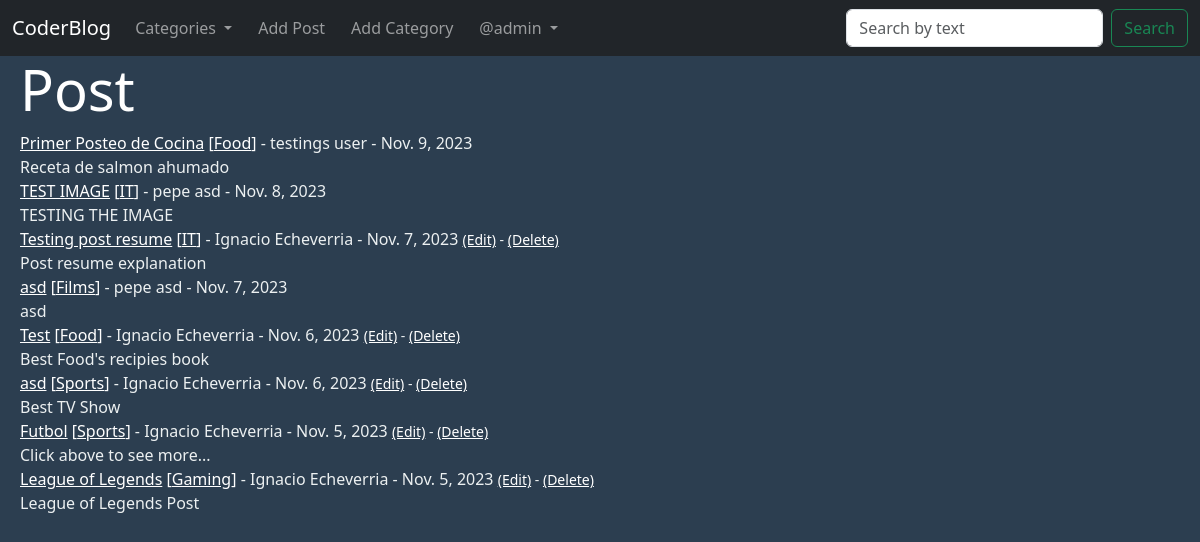
The app's page / (signed in) with its own data.
### theblog/models.py (models this page shows, shortened)
class UserProfile(models.Model):
    user=models.OneToOneField(User,null=True, on_delete=models.CASCADE)
    bio=models.TextField()
    profile_pic=models.ImageField(null=True,blank=True,upload_to="images/profile/")
    facebook_url=models.CharField(max_length=256,null=True,blank=True)
    instagram_url=models.CharField(max_length=256,null=True,blank=True)
    linkedin_url=models.CharField(max_length=256,null=True,blank=True)

class Post(models.Model):
    title=models.CharField(max_length=256)
    header_image=models.ImageField(null=True,blank=True,upload_to="images/")
    title_tag=models.CharField(max_length=256)
    author=models.ForeignKey(User,on_delete=models.CASCADE)
    body=RichTextField(blank=True, null=True)
    post_date=models.DateField(auto_now_add=True)
    category=models.CharField(max_length=256, default='uncategorized')
    likes=models.ManyToManyField(User,related_name="blog_posts")
    post_resume=models.CharField(max_length=256)

### theblog/views.py (the view)
# urls.py: path("",HomeView.as_view(),name="home"),
class HomeView(ListView):
    model = Post
    template_name = 'home.html'
    context_object_name = 'posts'
    ordering = ['-post_date']
    def get_queryset(self):
        search_query = self.request.GET.get('query', '')
        if search_query:
            queryset = Post.objects.filter(
                Q(title__icontains=search_query) |
                Q(body__icontains=search_query)
            ).order_by('-post_date').distinct()
        else:
            queryset = Post.objects.all().order_by('-post_date')
        return queryset
    def get_context_data(self, *args, **kwargs):
        cat_menu = Category.objects.all()
        search_query = self.request.GET.get('query', '')
        context = super(HomeView, self).get_context_data(*args, **kwargs)
        context["cat_menu"] = cat_menu
        context["search_query"] = search_query
        return context

### theblog/models.py (called while the page is built)
    def __str__(self):
        return self.name

### theblog/templates/home.html (shortened to what this page needs)
{%extends 'base.html'%}
{% block content %}
{% if user.is_authenticated %}
    <h1>Post</h1>
    <ul>
    {% for post in object_list %}
        <li><a href="{% url 'article_details' post.pk %}">{{post.title}}</a> <a href="{% url 'category' post.category|slugify %}">[{{post.category}}]</a>
            - {{post.author.first_name}} {{post.author.last_name}} - {{post.post_date}}
            <small>
                {% if user.is_authenticated %}
                    {% if user.id == post.author.id %}
                        <a href="{% url 'update_post' post.pk %}">(Edit)</a> -
                        <a href="{% url 'delete_post' post.pk %}">(Delete)</a>
                    {% endif %}
                {% endif %}
            </small>
        <br/>
        {{post.post_resume|safe}}</li>
    {% endfor %}
    </ul>
{% endif %}
{%endblock%}

### theblog/templates/base.html (shortened to what this page needs)
<!doctype html>
<html lang="en">
  <head>
    <link href="https://cdn.jsdelivr.net/npm/bootstrap@5.3.2/dist/css/bootstrap.min.css" rel="stylesheet">
  </head>
  <body>
    <nav class="navbar navbar-expand-lg navbar-dark bg-dark container-fluid">
        <div class="container-fluid">
          <a class="navbar-brand" href="{%url 'home'%}">CoderBlog</a>
          <div class="collapse navbar-collapse" id="navbarSupportedContent">
            <ul class="navbar-nav me-auto mb-2 mb-lg-0">
              {% if user.is_authenticated %}
                {%if cat_menu %}
                  <li class="nav-item dropdown">
                    <a class="nav-link dropdown-toggle" href="#" role="button" data-bs-toggle="dropdown" aria-expanded="false">
                      Categories
                    </a>
                  </li>
                {% endif %}
                <li class="nav-item">
                  <a class="nav-link" href="{%url 'add_post' %}">Add Post</a>
                </li>
                {% if user.is_superuser%}
                <li class="nav-item">
                  <a class="nav-link" href="{%url 'add_category' %}">Add Category</a>
                </li>
                {%endif%}
                <li class="nav-item dropdown">
                  <a class="nav-link dropdown-toggle" href="#" role="button" data-bs-toggle="dropdown" aria-expanded="false">
                    @{{user.userprofile.user}}
                  </a>
                </li>
                </ul>
                <form class="d-flex" method="GET" action="{% url 'home' %}">
                  <input class="form-control me-2" type="search" placeholder="Search by text" aria-label="Search" name="query" value="{{ search_query }}">
                  <button class="btn btn-outline-success d-flex" type="submit">Search</button>
                </form>
              {% endif %}
          </div>
        </div>
      </nav>
    <div style="margin-left: 20px;">
      {% block content %}
      {%endblock content%}
    </div>
  </body>
</html>

### theblog/templates/base.html (style rules this page uses)
body { background-color: #2c3e50; color: #ecf0f1; }
h1 { color: #ffffff; font-size: 3.5em; }
li a { color: #ffffff; }

### theblog/templates/home.html (style rules this page uses)
body { background-color: #2c3e50; color: #ecf0f1; }
h1 { color: #ffffff; font-size: 3.5em; }
ul { list-style: none; padding: 0; margin: 0; }
li { margin-right: 10px; }
li a { color: #ffffff; }

### records on screen
Post: title "Primer Posteo de Cocina", category "Food", author.first_name "testings", author.last_name "user", post_date "Nov. 9, 2023", post_resume "Receta de salmon ahumado"
Post: title "TEST IMAGE", category "IT", author.first_name "pepe", author.last_name "asd", post_date "Nov. 8, 2023", post_resume "TESTING THE IMAGE"
Post: title "Testing post resume", category "IT", author.first_name "Ignacio", author.last_name "Echeverria", post_date "Nov. 7, 2023", shows "(Edit)", post_resume "Post resume explanation"
Post: title "asd", category "Films", author.first_name "pepe", author.last_name "asd", post_date "Nov. 7, 2023", post_resume "asd"
Post: title "Test", category "Food", author.first_name "Ignacio", author.last_name "Echeverria", post_date "Nov. 6, 2023", shows "(Edit)", post_resume "Best Food's recipies book"
Post: title "asd", category "Sports", author.first_name "Ignacio", author.last_name "Echeverria", post_date "Nov. 6, 2023", shows "(Edit)", post_resume "Best TV Show"
Post: title "Futbol", category "Sports", author.first_name "Ignacio", author.last_name "Echeverria", post_date "Nov. 5, 2023", shows "(Edit)", post_resume "Click above to see more..."
Post: title "League of Legends", category "Gaming", author.first_name "Ignacio", author.last_name "Echeverria", post_date "Nov. 5, 2023", shows "(Edit)", post_resume "League of Legends Post"

### other values on screen
{{ user.userprofile.user }} "admin"
